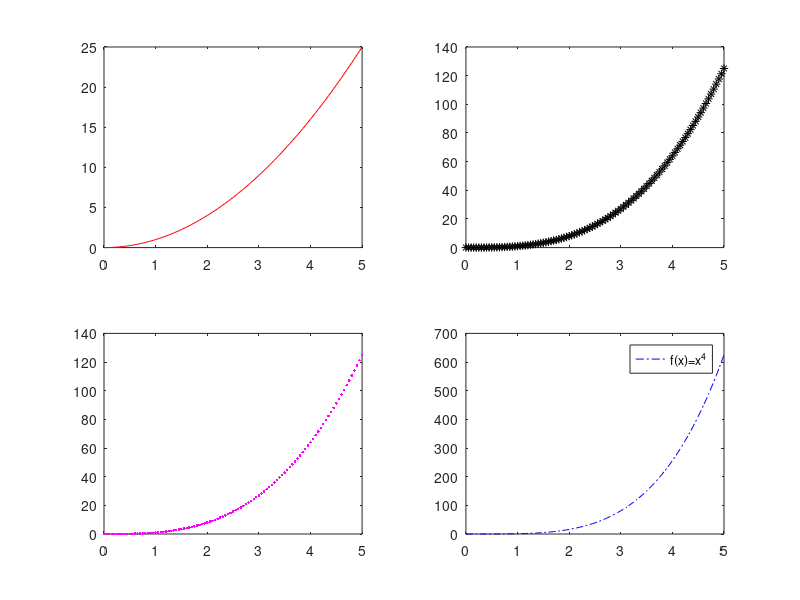

The MATLAB source for this figure:
% Second plot example

clear all;
close all;

x= 0:0.05:5;
y1=x.^2;
y2=x.^3;
y3=x.^3;
y4=x.^4;
figure(1);clf;
subplot(2,2,1)
plot(x,y1,'-r')
subplot(2,2,2)
plot(x,y2,'*k')
subplot(2,2,3)
plot(x,y3,'.m')
subplot(2,2,4)
plot(x,y4,'-.b')
legend('f(x)=x^4')